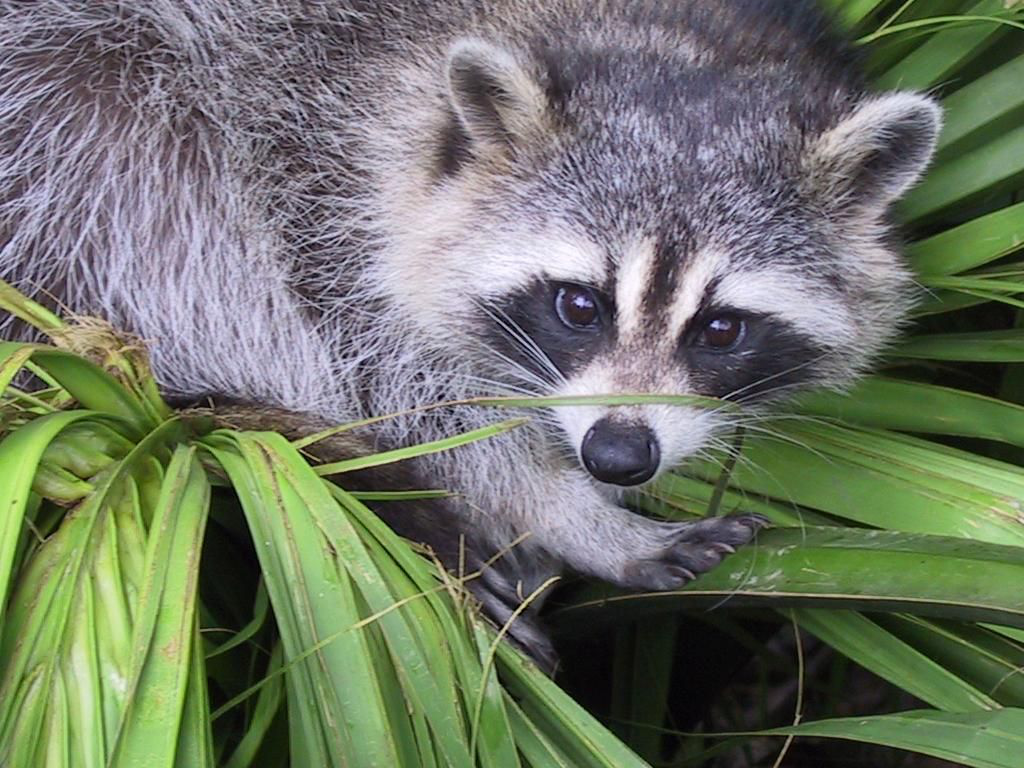
#> input picture face.png, 1024 x 768 px
$ python svd.py
#> lines starting #> are read from the running program, lines starting #| are printed output that depends on the picture
import numpy as np
from numpy import linalg as LA
from numpy import random
import matplotlib as mp
import matplotlib.image as mpimg
import scipy
from scipy import linalg as LA2
from scipy import misc
import matplotlib.pyplot as plt
#%matplotlib inline

img = mpimg.imread('face.png')
#> img is the input picture: shape (768, 1024, 3) float32; mean R, G, B 0.434, 0.462, 0.401
B = np.zeros(img.shape)

for i in range(3):

    A = img[:,:,i]

    # [14 lines of commented-out code are left out]

    compression = 600

    U,s,V = LA2.svd(A,full_matrices=False)

    s=s[:-compression]

    S = np.diag(s)

    U = np.delete(U,np.s_[U.shape[1]-compression:],1)
    V = np.delete(V,np.s_[V.shape[0]-compression:],0)

    B[:,:,i] = np.dot(U,np.dot(S,V))
#> this loop made 3 passes
#> pass 1, `A = img[:,:,i]`:
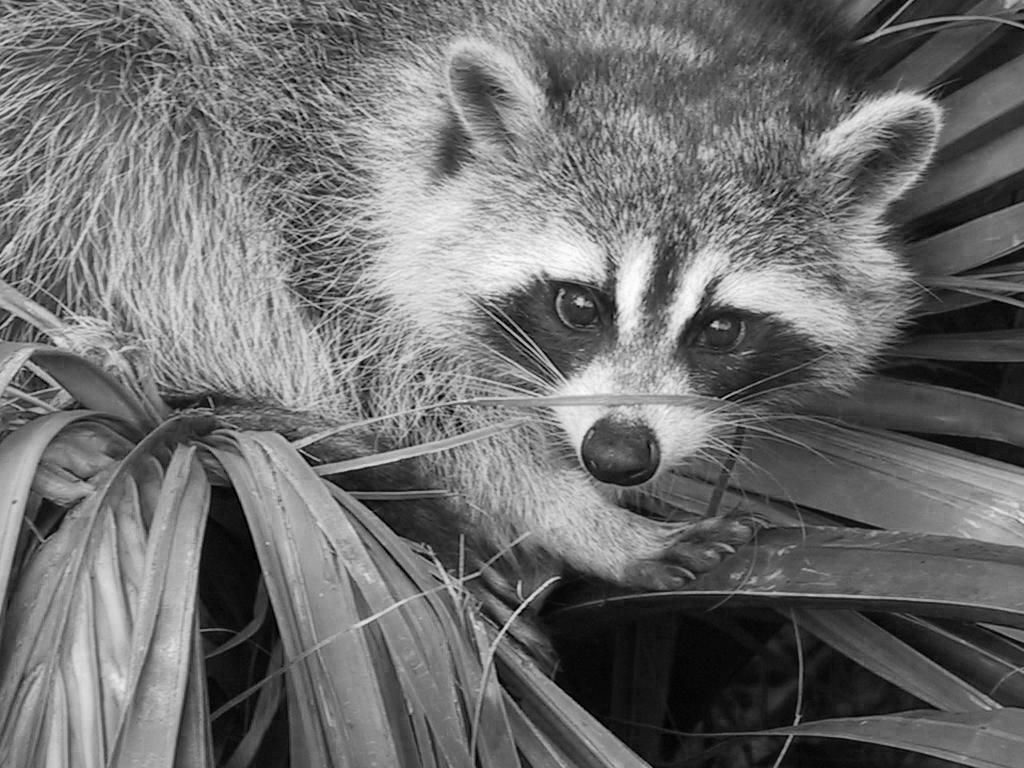
#> A: shape (768, 1024) float32; min 0, max 1, mean 0.434
#> pass 1, `U,s,V = LA2.svd(A,full_matrices=False)`:
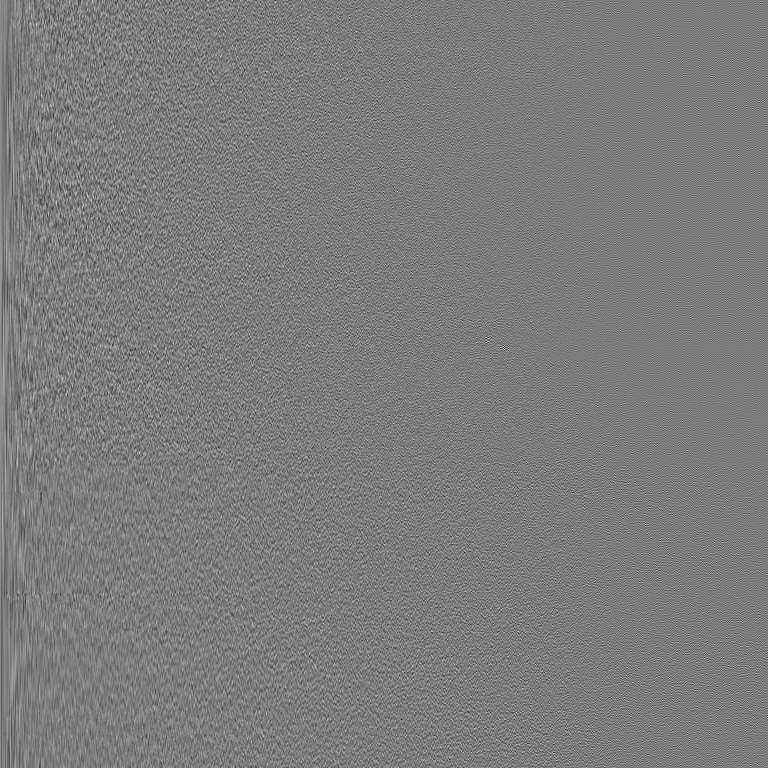
#> U: shape (768, 768) float32; min -0.265, max 0.275, mean 4.06e-05; drawn with min black and max white
#> pass 1, `U,s,V = LA2.svd(A,full_matrices=False)`:
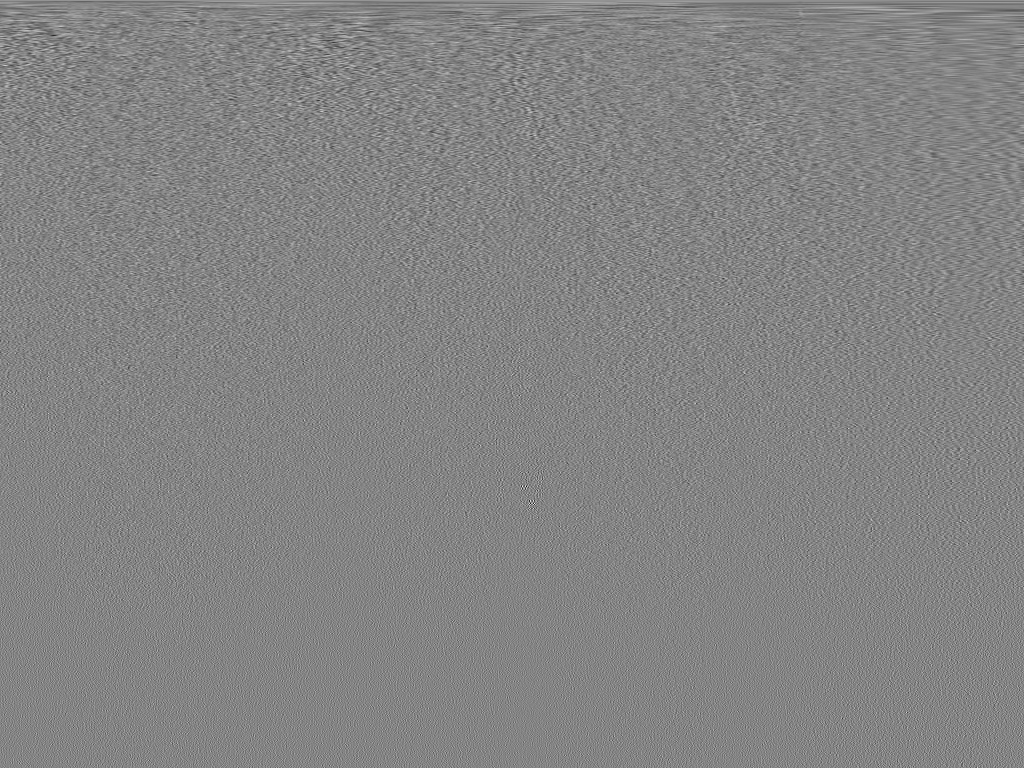
#> V: shape (768, 1024) float32; min -0.27, max 0.251, mean 3.31e-05; drawn with min black and max white
#> pass 1, `S = np.diag(s)`:
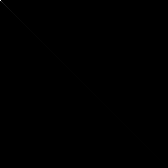
#> S: shape (168, 168) float32; min 0, max 398.9, mean 0.1; drawn with min black and max white
#> after the loop:
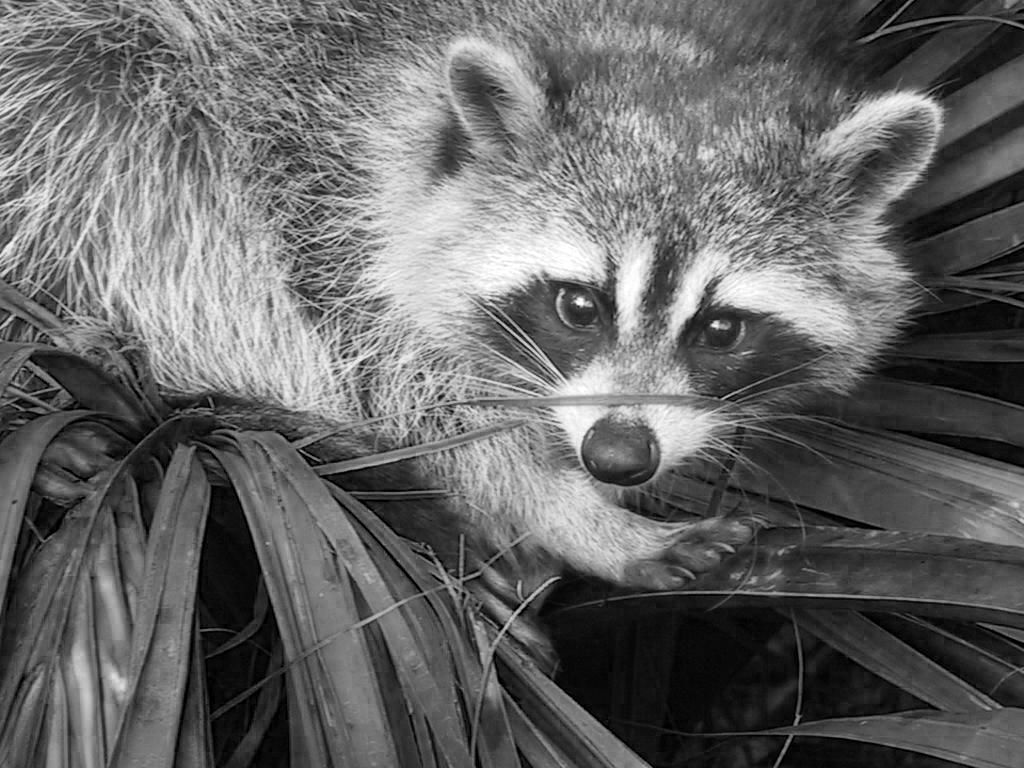
#> A: shape (768, 1024) float32; min 0, max 1, mean 0.4
#> after the loop:
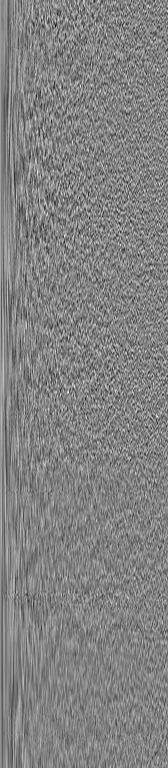
#> U: shape (768, 168) float32; min -0.195, max 0.186, mean 0.000192; drawn with min black and max white

plt.imshow(B)
